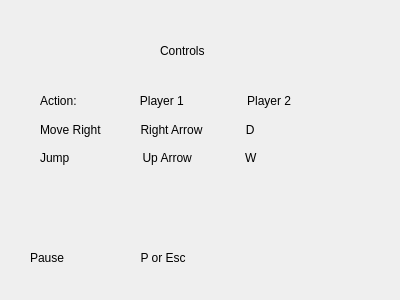
<?xml version="1.0" encoding="UTF-8"?>
<ui version="4.0">
 <class>Controls</class>
 <widget class="QWidget" name="Controls">
  <property name="geometry">
   <rect>
    <x>0</x>
    <y>0</y>
    <width>400</width>
    <height>300</height>
   </rect>
  </property>
  <property name="windowTitle">
   <string>Form</string>
  </property>
  <widget class="QLabel" name="label">
   <property name="geometry">
    <rect>
     <x>160</x>
     <y>40</y>
     <width>51</width>
     <height>21</height>
    </rect>
   </property>
   <property name="text">
    <string>Controls</string>
   </property>
  </widget>
  <widget class="QLabel" name="label_2">
   <property name="geometry">
    <rect>
     <x>40</x>
     <y>80</y>
     <width>281</width>
     <height>41</height>
    </rect>
   </property>
   <property name="text">
    <string>Action:                   Player 1                   Player 2</string>
   </property>
  </widget>
  <widget class="QLabel" name="label_3">
   <property name="geometry">
    <rect>
     <x>40</x>
     <y>120</y>
     <width>231</width>
     <height>20</height>
    </rect>
   </property>
   <property name="text">
    <string>Move Right            Right Arrow             D</string>
   </property>
  </widget>
  <widget class="QLabel" name="label_4">
   <property name="geometry">
    <rect>
     <x>40</x>
     <y>150</y>
     <width>231</width>
     <height>16</height>
    </rect>
   </property>
   <property name="text">
    <string>Jump                      Up Arrow                W</string>
   </property>
  </widget>
  <widget class="QLabel" name="label_5">
   <property name="geometry">
    <rect>
     <x>30</x>
     <y>250</y>
     <width>201</width>
     <height>16</height>
    </rect>
   </property>
   <property name="text">
    <string>Pause                       P or Esc</string>
   </property>
  </widget>
 </widget>
 <resources/>
 <connections/>
</ui>
